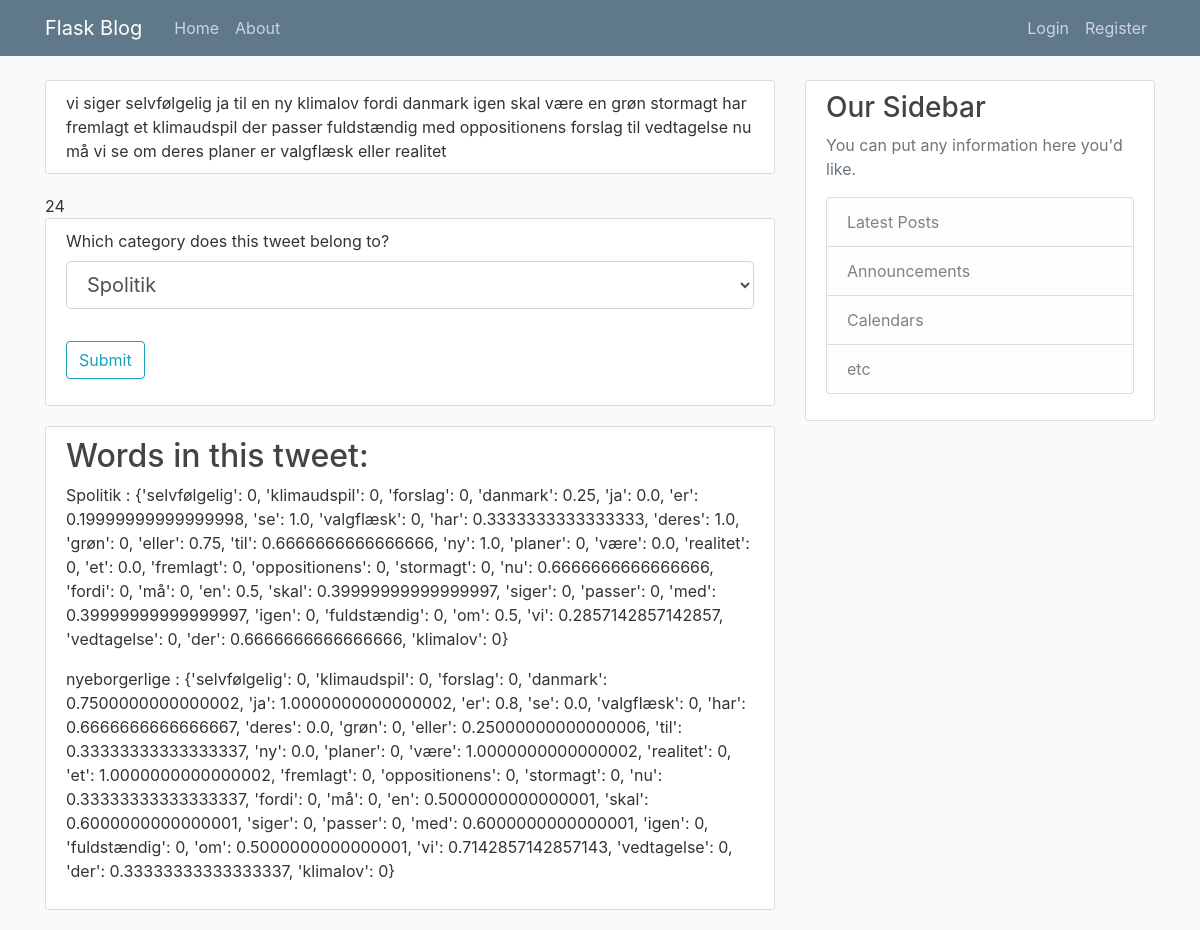
The app's page /analysis with its own data.
### nlp4all/models.py (models this page shows)
class Tweet(db.Model):
    id = db.Column(db.Integer, primary_key=True)
    time_posted = db.Column(db.DateTime)
    category = db.Column(db.Integer, db.ForeignKey('tweet_tag_category.id'))
    handle = db.Column(db.String(15))
    full_text = db.Column(db.String(280))
    words = db.Column(JSON)
    hashtags = db.Column(JSON)
    tags = db.relationship('TweetTag')
    links = db.Column(JSON)
    mentions = db.Column(JSON)
    url = db.Column(db.String(200))
    text = db.Column(db.String(300))

class TweetTagCategory(db.Model):
    id = db.Column(db.Integer, primary_key=True)
    name = db.Column(db.String(50))
    description = db.Column(db.String(100))
    tweets = db.relationship('Tweet')
    tags = db.relationship('TweetTag')
    projects = db.relationship('Project', secondary='project_categories')

### nlp4all/routes.py (the view, shortened to what this page needs)
@app.route("/analysis", methods=['GET', 'POST'])
def analyis():
    analysis_id = request.args.get('analysis', 1, type=int)
    analysis = BayesianAnalysis.query.get(analysis_id)
    project = Project.query.get(analysis.project)
    categories = TweetTagCategory.query.filter(TweetTagCategory.id.in_([p.id for p in project.categories])).all()
    tweets = [t for cat in categories for t in cat.tweets]
    the_tweet = sample(tweets, 1)[0]
    form = TaggingForm()
    form.choices.choices  = [( str(c.id), c.name ) for c in categories]
    number_of_tagged = len(analysis.tags)
    data = {}
    data['number_of_tagged']  = number_of_tagged
    data['predictions'], data['words'] = analysis.get_predictions_and_words(set(the_tweet.words))
    return render_template('analysis.html', analysis=analysis, tweet = the_tweet, form = form, **data)

### nlp4all/forms.py
class TaggingForm(FlaskForm):
    choices = SelectField("Which category does this tweet belong to?")
    submit = SubmitField("Submit")

### nlp4all/templates/analysis.html (shortened to what this page needs)
{% extends "layout.html" %}
{% block content %}
<div class="content-section">
{{ tweet.text }}
</div>
{{ number_of_tagged }}
    <div class="content-section">
        <form method="POST" action="">
            <fieldset class="form-group">
                <div class="form-group">
                    {{ form.choices.label(class="form-control-label")}}<br>
                    {{ form.choices(class="form-control form-control-lg")}}
                </div>
            </fieldset>
            <div class="form-group">
                {{ form.submit(class="btn btn-outline-info") }}
            </div>
        </form>
    </div>
<div class="content-section">
<h2>Words in this tweet:</h2>
{% for word, prediction in predictions.items() %}
<p> {{word}} : {{ prediction}} </p>
{% endfor %}
</div>
{% endblock content %}

### nlp4all/static/main.css (style rules this page uses)
body { background: #fafafa; color: #333333; margin-top: 5rem; }
h1, h2, h3, h4, h5, h6 { color: #444444; }
.content-section { background: #ffffff; padding: 10px 20px; border: 1px solid #dddddd; border-radius: 3px; margin-bottom: 20px; }

### records on screen
Tweet: text "vi siger selvfølgelig ja til en ny klimalov fordi danmark igen skal være en grøn stormagt har fremlagt et klimaudspil der passer fuldstændig med oppositionens forslag til vedtagelse nu må vi se om deres planer er valgflæsk eller realitet"
TweetTagCategory: name "Spolitik", prediction "{'selvfølgelig': 0, 'klimaudspil': 0, 'forslag': 0, 'danmark': 0.25, 'ja': 0.0, 'er': 0.19999999999999998, 'se': 1.0, 'valgflæsk': 0, 'har': 0.3333333333333333, 'deres': 1.0, 'grøn': 0, 'eller': 0.75, 'til': 0.6666666666666666, 'ny': 1.0, 'planer': 0, 'være': 0.0, 'realitet': 0, 'et': 0.0, 'fremlagt': 0, 'oppositionens': 0, 'stormagt': 0, 'nu': 0.6666666666666666, 'fordi': 0, 'må': 0, 'en': 0.5, 'skal': 0.39999999999999997, 'siger': 0, 'passer': 0, 'med': 0.39999999999999997, 'igen': 0, 'fuldstændig': 0, 'om': 0.5, 'vi': 0.2857142857142857, 'vedtagelse': 0, 'der': 0.6666666666666666, 'klimalov': 0}"
TweetTagCategory: name "nyeborgerlige", prediction "{'selvfølgelig': 0, 'klimaudspil': 0, 'forslag': 0, 'danmark': 0.7500000000000002, 'ja': 1.0000000000000002, 'er': 0.8, 'se': 0.0, 'valgflæsk': 0, 'har': 0.6666666666666667, 'deres': 0.0, 'grøn': 0, 'eller': 0.25000000000000006, 'til': 0.33333333333333337, 'ny': 0.0, 'planer': 0, 'være': 1.0000000000000002, 'realitet': 0, 'et': 1.0000000000000002, 'fremlagt': 0, 'oppositionens': 0, 'stormagt': 0, 'nu': 0.33333333333333337, 'fordi': 0, 'må': 0, 'en': 0.5000000000000001, 'skal': 0.6000000000000001, 'siger': 0, 'passer': 0, 'med': 0.6000000000000001, 'igen': 0, 'fuldstændig': 0, 'om': 0.5000000000000001, 'vi': 0.7142857142857143, 'vedtagelse': 0, 'der': 0.33333333333333337, 'klimalov': 0}"

### other values on screen
{{ number_of_tagged }} "24"
